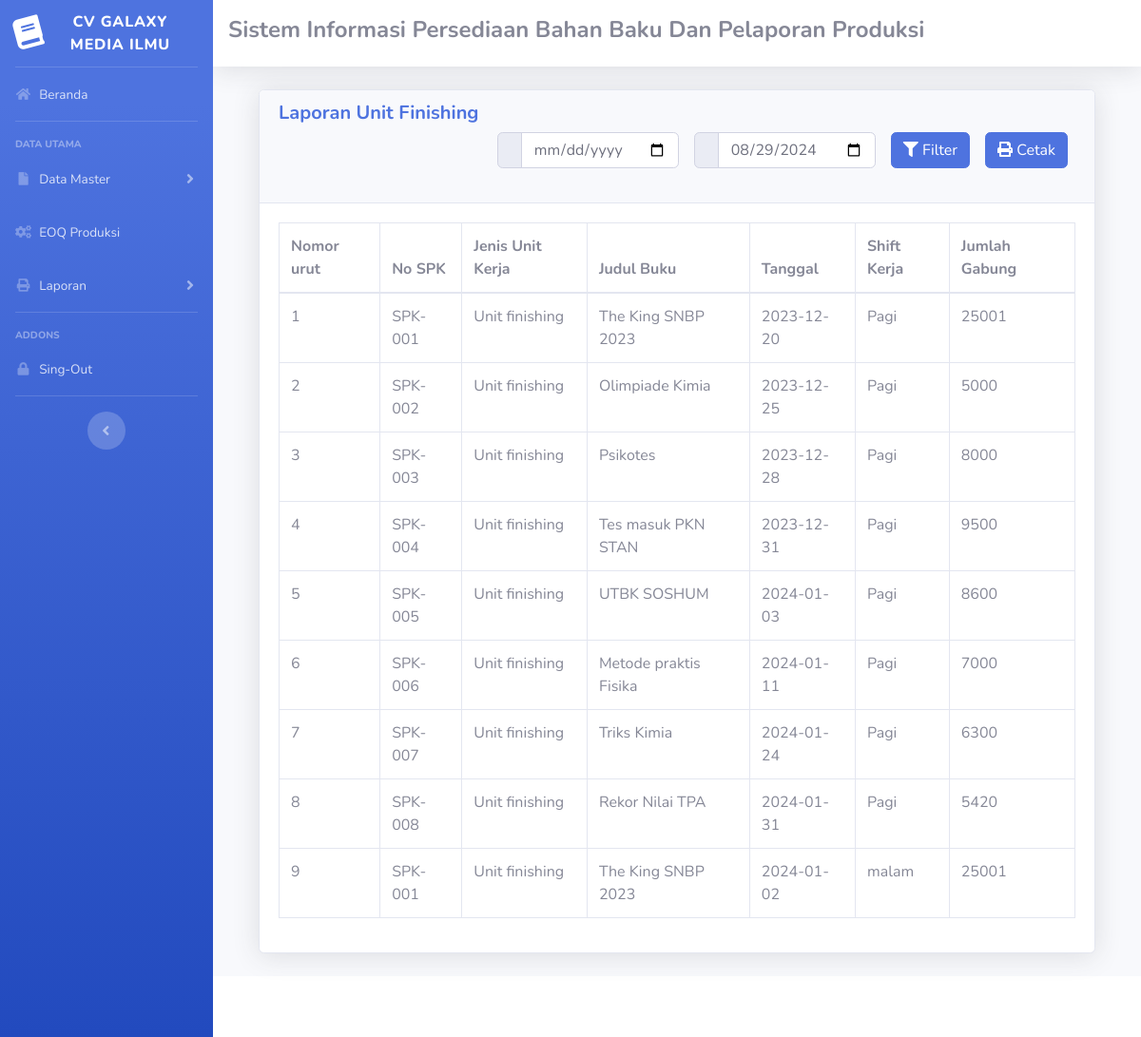
The app's page /manager.php?url=laporan_finishing_manager with its own data.
### tables this page shows
CREATE TABLE `unit_finishing` (
  `id` int NOT NULL,
  `id_spk` int NOT NULL,
  `id_unit_kerja` int NOT NULL,
  `shift_kerja` varchar(100) NOT NULL,
  `tanggal` date NOT NULL,
  `jumlah_gabung` int NOT NULL
);

CREATE TABLE `spk` (
  `id_spk` int NOT NULL,
  `id_pengguna` int NOT NULL,
  `no_spk` varchar(100) NOT NULL,
  `judul_buku` varchar(100) NOT NULL,
  `no_isbn` varchar(100) NOT NULL,
  `tanggal` date NOT NULL,
  `tanggal_permintaan_selesai` date NOT NULL,
  `oplah_cetak` int NOT NULL,
  `oplah_insheet` int NOT NULL,
  `ukuran_buku` varchar(100) NOT NULL,
  `jumlah_halaman` int NOT NULL,
  `jumlah_catern` int NOT NULL,
  `jumlah_plat` int NOT NULL,
  `ukuran_kertas` varchar(100) NOT NULL,
  `kebutuhan_kertas` varchar(100) NOT NULL,
  `mesin_cetak` varchar(100) NOT NULL
);

CREATE TABLE `unit_kerja` (
  `id_unit_kerja` int NOT NULL,
  `id_pengguna` int NOT NULL,
  `jenis_unit_kerja` varchar(100) NOT NULL
);

### laporan_finishing_manager.php (the view, shortened to what this page needs)
<!DOCTYPE html PUBLIC "-//W3C//DTD XHTML 1.0 Transitional//EN" "http://www.w3.org/TR/xhtml1/DTD/xhtml1-transitional.dtd">
<html xmlns="http://www.w3.org/1999/xhtml">
<head>
</head>
<body>
  <div class="container-fluid">
    <div class="card shadow mb-4">
      <div class="card-header">
        <h5 class="m-0 font-weight-bold text-primary">Laporan Unit Finishing</h6>
          <form method="GET" action="manager.php">
            <div class="d-flex flex-row-reverse">
              <div class="p-2">
                <button type="button" class="btn btn-primary" onclick="cetakLaporan()"><i class="fa fa-print"></i> Cetak</button>
              </div>
              <div class="p-2">
                <button type="submit" class="btn btn-primary"><i class="fa fa-filter"></i> Filter</button>
              </div>
              <div class="p-2">
                <div class="input-group mb-3">
                  <div class="input-group-prepend">
                    <span class="input-group-text"><i class="mdi mdi-calendar-month"></i></span>
                  </div>
                  <input type="date" class="form-control" name="akhir" value="<?php echo isset($_GET['akhir']) ? $_GET['akhir'] : date('Y-m-d'); ?>" required>
                </div>
              </div>
              <div class="p-2">
                <div class="input-group mb-3">
                  <div class="input-group-prepend">
                    <span class="input-group-text"><i class="mdi mdi-calendar-month"></i></span>
                  </div>
                  <input type="date" class="form-control" name="awal" value="<?php echo isset($_GET['awal']) ? $_GET['awal'] : ''; ?>" required>
                </div>
              </div>
            </div>
          </form>
      </div>
      <div class="card-body">
        <div class="table-responsive">
          <table class="table table-bordered" id="dataTable" width="100%" cellspacing="0">
            <thead>
              <tr>
                <th>Nomor urut</th>
                <th>No SPK</th>
                <th>Jenis Unit Kerja</th>
                <th>Judul Buku</th>
                <th>Tanggal</th>
                <th>Shift Kerja</th>
                <th>Jumlah Gabung</th>
              </tr>
            </thead>
            <tbody>
              <?php
              require 'koneksi.php';
              $awal = isset($_GET['awal']) && !empty($_GET['awal']) ? $_GET['awal'] : '1900-01-01';
              $akhir = isset($_GET['akhir']) ? $_GET['akhir'] : date('Y-m-d');
              $sql = "SELECT id,no_spk,jenis_unit_kerja,judul_buku,fn.tanggal,shift_kerja,jumlah_gabung
                        FROM unit_finishing fn
                        INNER JOIN spk ON fn.id_spk = spk.id_spk
                        INNER JOIN unit_kerja ON fn.id_unit_kerja = unit_kerja.`id_unit_kerja`
                        WHERE fn.`tanggal` >= '$awal' AND fn.`tanggal` <= '$akhir'";
              $result = mysqli_query($conn, $sql);
              $data = mysqli_fetch_all($result, MYSQLI_ASSOC);
              $nomor_urut = 1;
              foreach ($data as $data) {
              ?>
                <tr>
                  <td><?php echo $nomor_urut; ?></td>
                  <td><?php echo $data['no_spk']; ?></td>
                  <td><?php echo $data['jenis_unit_kerja']; ?></td>
                  <td><?php echo $data['judul_buku']; ?></td>
                  <td><?php echo $data['tanggal']; ?></td>
                  <td><?php echo $data['shift_kerja']; ?></td>
                  <td><?php echo $data['jumlah_gabung']; ?></td>
                </tr>
              <?php
                $nomor_urut++;
              }
              ?>
            </tbody>
          </table>
        </div>
      </div>
    </div>
  </div>
</body>
</html>

### records on screen
unit_finishing: id_spk.no_spk "SPK-001", id_unit_kerja.jenis_unit_kerja "Unit finishing", id_spk.judul_buku "The King SNBP 2023", tanggal "2023-12-20", shift_kerja "Pagi", jumlah_gabung "25001"
unit_finishing: id_spk.no_spk "SPK-002", id_unit_kerja.jenis_unit_kerja "Unit finishing", id_spk.judul_buku "Olimpiade Kimia", tanggal "2023-12-25", shift_kerja "Pagi", jumlah_gabung "5000"
unit_finishing: id_spk.no_spk "SPK-003", id_unit_kerja.jenis_unit_kerja "Unit finishing", id_spk.judul_buku "Psikotes", tanggal "2023-12-28", shift_kerja "Pagi", jumlah_gabung "8000"
unit_finishing: id_spk.no_spk "SPK-004", id_unit_kerja.jenis_unit_kerja "Unit finishing", id_spk.judul_buku "Tes masuk PKN STAN", tanggal "2023-12-31", shift_kerja "Pagi", jumlah_gabung "9500"
unit_finishing: id_spk.no_spk "SPK-005", id_unit_kerja.jenis_unit_kerja "Unit finishing", id_spk.judul_buku "UTBK SOSHUM", tanggal "2024-01-03", shift_kerja "Pagi", jumlah_gabung "8600"
unit_finishing: id_spk.no_spk "SPK-006", id_unit_kerja.jenis_unit_kerja "Unit finishing", id_spk.judul_buku "Metode praktis Fisika", tanggal "2024-01-11", shift_kerja "Pagi", jumlah_gabung "7000"
unit_finishing: id_spk.no_spk "SPK-007", id_unit_kerja.jenis_unit_kerja "Unit finishing", id_spk.judul_buku "Triks Kimia", tanggal "2024-01-24", shift_kerja "Pagi", jumlah_gabung "6300"
unit_finishing: id_spk.no_spk "SPK-008", id_unit_kerja.jenis_unit_kerja "Unit finishing", id_spk.judul_buku "Rekor Nilai TPA", tanggal "2024-01-31", shift_kerja "Pagi", jumlah_gabung "5420"
unit_finishing: id_spk.no_spk "SPK-001", id_unit_kerja.jenis_unit_kerja "Unit finishing", id_spk.judul_buku "The King SNBP 2023", tanggal "2024-01-02", shift_kerja "malam", jumlah_gabung "25001"
